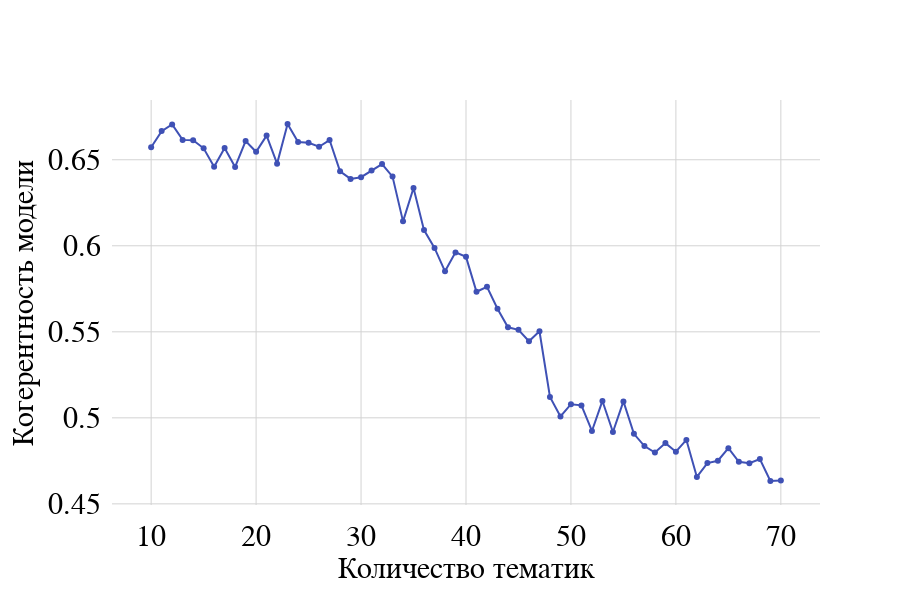

Notebook source saved alongside this figure:
### Code cell
import plotly.graph_objects as go

from config import COLORS_B, COLORS_D


fig = go.Figure()

fig.add_trace(
    go.Scatter(
        x=[c[0] for c in coherence], 
        y=[c[1] for c in coherence], 
        mode='lines+markers'))

fig.update_layout(
    font=dict(family='Times New Roman', size=30, color='black'),
    plot_bgcolor='rgba(0, 0, 0, 0)',
    margin=dict(pad=10),
    colorway=[COLORS_D[4]],
    height=600,
    width=900)

fig.update_xaxes(
    title=dict(
        font=dict(family='Times New Roman', size=30, color='black'),
        text='Количество тематик'), 
    zerolinecolor='lightgrey',
    gridcolor='lightgrey',
    tickformat='000', 
    showgrid=True, 
    tickangle=0,
    ticklen=10)

fig.update_yaxes( 
    title=dict(
        font=dict(family='Times New Roman', size=30, color='black'),
        text='Когерентность модели'), 
    zerolinecolor='lightgrey',
    gridcolor='lightgrey',
    tickformat='000', 
    showgrid=True, 
    tickangle=0,
    ticklen=10)

fig

### Figure 1 — Plotly figure (JSON) as saved in the notebook; plotly's stock layout.template omitted (floating-point values rounded to 4 significant figures)
{"data": [{"mode": "lines+markers", "type": "scatter", "x": [10, 11, 12, 13, 14, 15, 16, 17, 18, 19, 20, 21, 22, 23, 24, 25, 26, 27, 28, 29, 30, 31, 32, 33, 34, 35, 36, 37, 38, 39, 40, 41, 42, 43, 44, 45, 46, 47, 48, 49, 50, 51, 52, 53, 54, 55, 56, 57, 58, 59, 60, 61, 62, 63, 64, 65, 66, 67, 68, 69, 70], "y": [0.6572, 0.6667, 0.6705, 0.6615, 0.6613, 0.6567, 0.6459, 0.6569, 0.6458, 0.6608, 0.6546, 0.664, 0.6478, 0.6708, 0.6603, 0.6598, 0.6576, 0.6615, 0.6433, 0.6389, 0.6399, 0.6437, 0.6475, 0.6402, 0.6142, 0.6336, 0.6091, 0.5987, 0.5851, 0.5962, 0.5936, 0.5733, 0.5762, 0.5634, 0.5526, 0.5511, 0.5445, 0.5503, 0.5121, 0.5008, 0.5079, 0.5072, 0.4924, 0.5098, 0.4918, 0.5095, 0.4907, 0.4836, 0.4799, 0.4853, 0.4803, 0.4872, 0.4657, 0.4737, 0.4751, 0.4824, 0.4745, 0.4736, 0.4761, 0.4633, 0.4636]}], "layout": {"colorway": ["rgba(63, 81, 181, 1.0)"], "font": {"color": "black", "family": "Times New Roman", "size": 30}, "height": 600, "margin": {"pad": 10}, "plot_bgcolor": "rgba(0, 0, 0, 0)", "width": 900, "xaxis": {"gridcolor": "lightgrey", "showgrid": true, "tickangle": 0, "tickformat": "000", "ticklen": 10, "title": {"font": {"color": "black", "family": "Times New Roman", "size": 30}, "text": "Количество тематик"}, "zerolinecolor": "lightgrey"}, "yaxis": {"gridcolor": "lightgrey", "showgrid": true, "tickangle": 0, "tickformat": "000", "ticklen": 10, "title": {"font": {"color": "black", "family": "Times New Roman", "size": 30}, "text": "Когерентность модели"}, "zerolinecolor": "lightgrey"}}}
